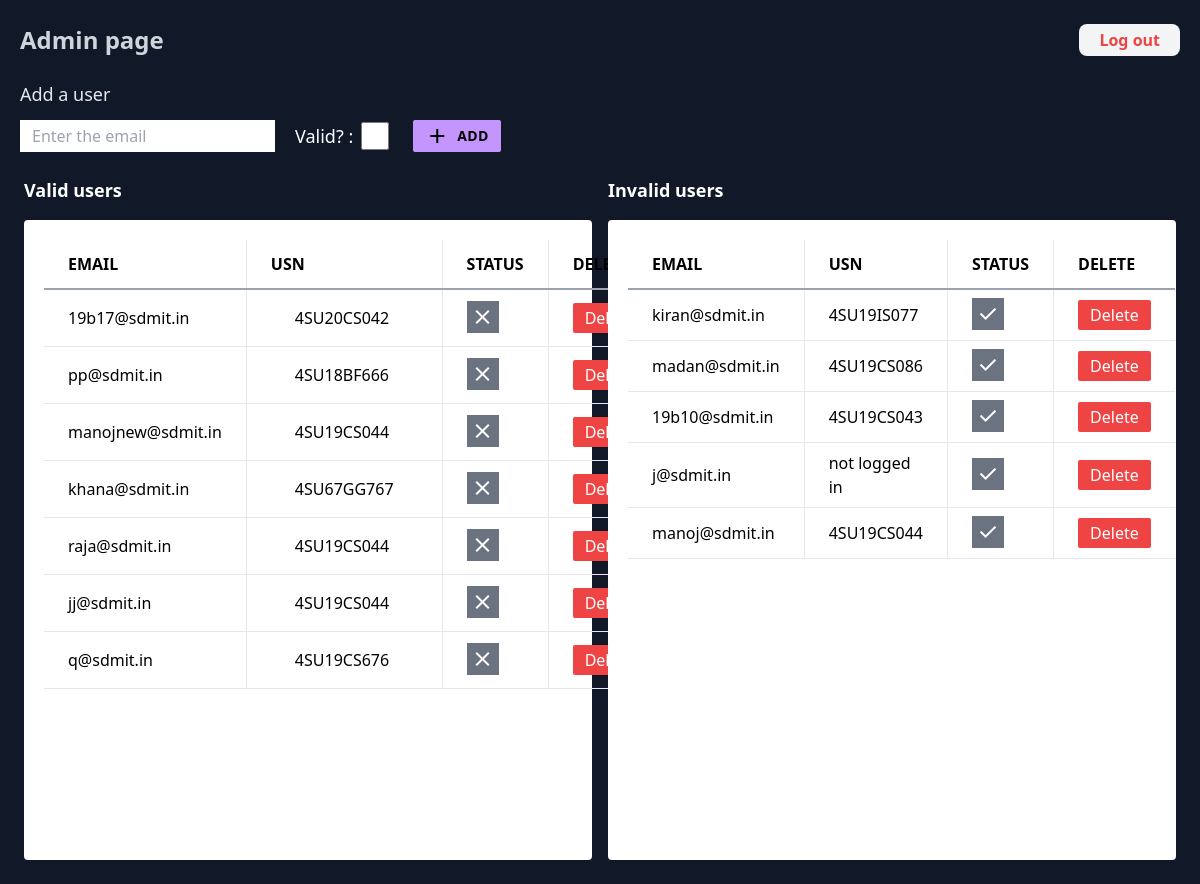
Screenshot of /n/admin/ (signed in) with the database file from the repository.
### network/models.py (models this page shows, shortened)
class authusers(models.Model):
    user = models.TextField(blank=True,default="")
    email = models.EmailField(blank=True,primary_key=True,default="")
    valid = models.BooleanField(default=True)
    date_created = models.DateTimeField(default=timezone.now)

### network/views.py (the view, shortened to what this page needs)
# urls.py: path("n/admin/", views.adminpage, name="adminpage"),
@login_required(login_url='/n/admin/login')
def adminpage(request):
    return render(request,'network/admin.html',{
        'users':authusers.objects.values().exclude(user='adminsuper').order_by('-date_created')
    })

### network/templates/network/admin.html (shortened to what this page needs)
<!DOCTYPE html>
<html lang="en">
<head>
    <script src="https://cdn.tailwindcss.com"></script>
</head>
<body class='overflow-x-hidden'>
    <div class=' w-screen min-h-screen bg-gray-900 overflow-x-hidden'>
        <div class="  h-20  flex justify-between items-center w-full">
            <p class="text-2xl  font-bold  text-gray-300 px-5">
                Admin page
            </p>
            <a href="{% url 'adminlogout' %}" class="px-5 py-1 rounded-lg mx-5 text-red-500 font-bold bg-gray-100">Log out</a>
        </div>
        <div class='w-full'>
            <p class=" text-gray-200 mx-5 text-lg ">Add a user</p>
            <form action="" method='post' >
            <div class="px-5 flex justify-start pt-3 items-center w-screen">
                <input type="text" name='email'  autocomplete='off' class=' mr-3 py-1 px-3' placeholder="Enter the email"  id='usn'>
                <p class='text-white text-lg inline-block mx-2'>Valid? :</p>
                <input type="checkbox" name='check[]' class='p-4 h-7 w-7 inline bg-red-400 mr-2'>
                <button type="submit" class=" px-3 py-1   bg-[#C395FD] hover:bg-[#d399ff] rounded-sm mx-4 flex justify-betweeen items-center" id='add' >
                    <span class="material-symbols-outlined  ">add</span>
                    <p class="text-sm text-black font-bold tracking-wide ml-2">ADD</p>
                </button>
            </div>
            </form>
        </div>
        <div class="w-screen overflow-x-hidden h-fit grid grid-cols-2 gap-4 p-6">
            <p class="text-white text-left text-lg font-bold ">Valid users</p>
            <p class="text-white text-left text-lg font-bold ">Invalid users</p>
            <div class="bg-white p-5 rounded">
                <table class="table-auto w-full h-fit text-left text-base">
                    <thead>
                    <tr class="uppercase border-b-2 border-gray-400 ">
                        <th class="px-6  py-3 border-r">Email</th>
                        <th class="px-6  py-3 border-r">USN</th>
                        <th class="px-6  py-3 border-r">status</th>
                        <th class="px-6 py-3 ">delete</th>
                    </tr>
                    </thead>
                    <tbody>
                    {% for user in users  %}
                        {% if user.valid %}
                            <tr class="border-b ">
                                <td class="px-6 py-2  border-r">{{ user.email }}</td>
                                <td class="px-6 py-2  border-r">
                                    {% if user.user %}
                                        <p class="px-6 py-2  ">{{ user.user }}</p>
                                    {% else %}
                                        <p class="px-6 py-2  ">not logged in</p>
                                    {% endif %}
                                </td>
                                <td class="px-6 py-2 border-r "><a href="{% url 'changevalid' user.email %}"><span class="bg-gray-500 material-symbols-outlined text-white p-1 ">close</span></a></td>
                                <td class="px-6 py-2  "><button><a href="{% url 'removeuser' user.email %}" class="bg-red-500 px-3 py-1 rounded-sm text-white ">Delete</a></button></td>
                            </tr>
                        {% endif %}
                    {% endfor %}
                    </tbody>
                </table>
                </div>
                <div class="bg-white p-5 rounded min-h-[40rem] overflow-y-scroll">
                <table class="table-auto w-full h-fit text-left text-base">
                    <thead>
                    <tr class="uppercase border-b-2 border-gray-400 ">
                        <th class="px-6 py-3 border-r ">Email</th>
                        <th class="px-6 py-3 border-r ">USN</th>
                        <th class="px-6 py-3 border-r ">status</th>
                        <th class="px-6 py-3 ">delete</th>
                    </tr>
                    </thead>
                    <tbody>
                    {% for user in users  %}
                        {% if not user.valid %}
                            <tr class="border-b ">
                                <td class="px-6 py-2 border-r ">{{ user.email }}</td>
                                <td class="px-6 py-2 border-r ">
                                    {% if user.user %}
                                        <p>{{ user.user }}</p>
                                    {% else %}
                                        <p>not logged in</p>
                                    {% endif %}
                                </td>
                                <td class="px-6 py-2 border-r "><a href="{% url 'changevalid' user.email %}"><span class="bg-gray-500 material-symbols-outlined text-white p-1 ">done</span></a></td>
                                <td class="px-6 py-2  "><button><a href="{% url 'removeuser' user.email %}" class="bg-red-500 px-3 py-1 rounded-sm text-white ">Delete</a></button></td>
                            </tr>
                        {% endif %}
                    {% endfor %}
                    </tbody>
                </table>
            </div>
        </div>
    </div>
</body>
</html>

### rows the page displays
authusers: email "19b17@sdmit.in", user "4SU20CS042"
authusers: email "pp@sdmit.in", user "4SU18BF666"
authusers: email "manojnew@sdmit.in", user "4SU19CS044"
authusers: email "khana@sdmit.in", user "4SU67GG767"
authusers: email "raja@sdmit.in", user "4SU19CS044"
authusers: email "jj@sdmit.in", user "4SU19CS044"
authusers: email "q@sdmit.in", user "4SU19CS676"
authusers: email "kiran@sdmit.in", user "4SU19IS077"
authusers: email "madan@sdmit.in", user "4SU19CS086"
authusers: email "19b10@sdmit.in", user "4SU19CS043"
authusers: email "j@sdmit.in", user "not logged in"
authusers: email "manoj@sdmit.in", user "4SU19CS044"
